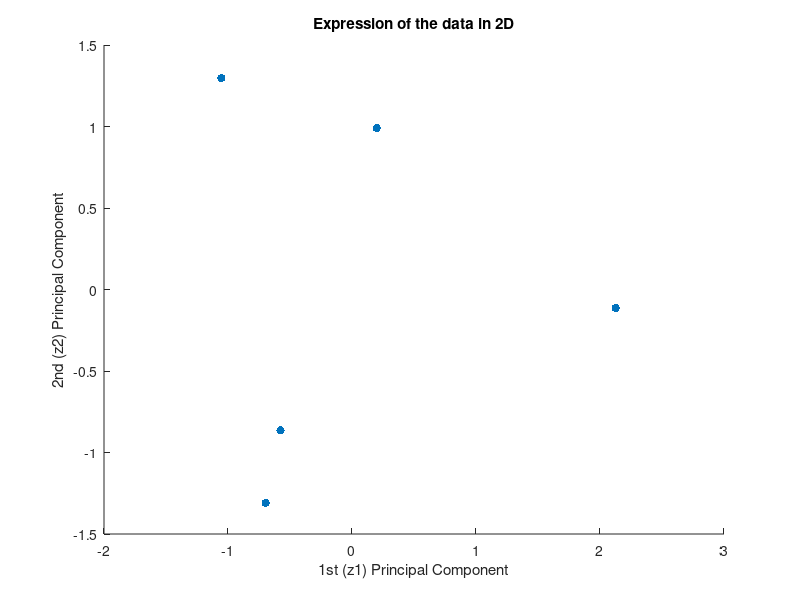

Source code (MATLAB):
x1 = [1; 4; 400];
x2 = [3; 5; 500];
x3 = [3; 2; 450];
x4 = [3; 1; 400];
x5 = [1; 3; 425];


x = [x1,x2,x3,x4,x5];
x_centered = zeros(size(x));
x_standardized = zeros(size(x));

% Centralize
for i = (1:3)
    x_centered(i,:) = x(i,:) - mean(x(i,:));
end

cov = x_centered * transpose(x_centered)./5;
[v1, e1] = eig(cov);

% Standardize
for i = (1:3)
    x_standardized(i,:) = x_centered(i,:) / std(x_centered(i,:));
end

cov = x_standardized * transpose(x_standardized)./5;
[v2, e2] = eig(cov);

x_standardized = transpose(x_standardized);
z1 = x_standardized * v2(:,3);
z2 = x_standardized * v2(:,2);

figure;
scatter(z1,z2, 'filled');
title("Expression of the data in 2D");
ylabel("2nd (z2) Principal Component");
xlabel("1st (z1) Principal Component");

pvm_z1 = sum(z1.^2) / 5; 
pvm_z2 = sum(z2.^2) / 5;
total_variance = sum(sum(x_standardized.*x_standardized)) / 5;
ratio = (pvm_z1+pvm_z2)/total_variance*100;

